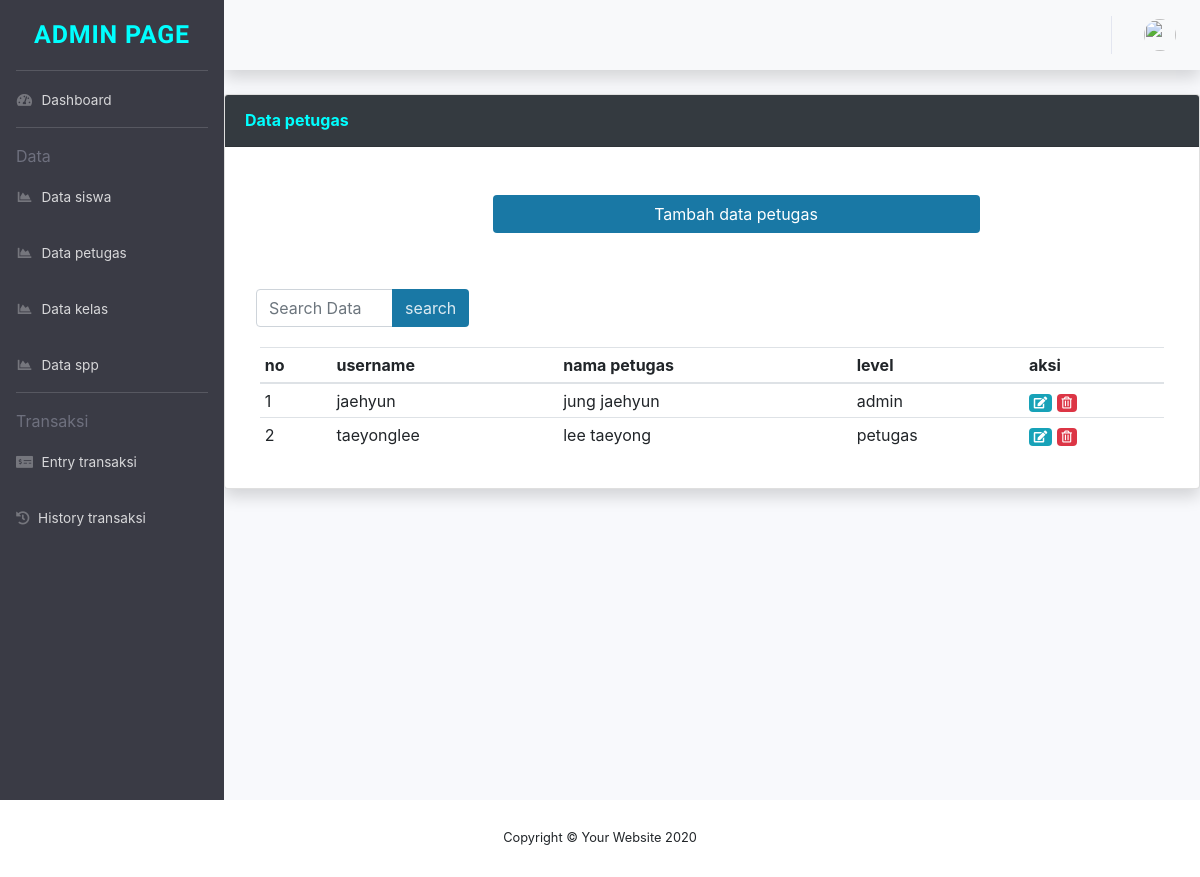
The page /index.php/petugas/dataPetugas on the database its author committed.
### tables this page shows
CREATE TABLE `petugas` (
  `id_petugas` varchar(12) NOT NULL,
  `username` varchar(50) NOT NULL,
  `password` varchar(110) NOT NULL,
  `is_active` int(1) NOT NULL,
  `nama_petugas` varchar(50) NOT NULL,
  `level` varchar(10) NOT NULL
);

### application/controllers/petugas.php (called while the page is built, shortened)
<?php
class petugas extends CI_Controller {
	function __construct(){
		$this->load->helper('url');
		$this->load->helper('form');
		$this->load->model('M_petugas');
		$this->load->model('M_entry');
		$this->load->library('form_validation');
	}
		public function dataPetugas(){
			$data['petugas'] = $this->db->get_where('petugas',['username'=> $this->session->userdata('username')])->row_array();
			$data['page_title'] = 'tabel petugas';
			$data['pagename'] = 'admin page';
			$data['dataPetugas']=$this->M_petugas->select_petugas()->result();
			$this->load->view('include/admin-header',$data);
			$this->load->view('petugas/dataPetugas',$data);
			$this->load->view('include/user-footer');
		}
}
?>

### index.php (called while the page is built, shortened)
<?php
require_once BASEPATH.'core/CodeIgniter.php';

### application/models/m_petugas.php (called while the page is built, shortened)
<?PHP
 class 	M_petugas extends CI_model
 {
 	public function select_petugas(){
 		$sql=$this->db->query("select *from petugas");
 		return $sql;
   }
}
?>

### application/views/petugas/dataPetugas.php (the view, shortened to what this page needs)
<div class="card shadow mb-4 " >
        <div class="card-header py-3" >
          <h6 class="m-0 font-weight-bold ">Data petugas</h6>
        </div>
        <center>
        <a href="<?php echo site_url('petugas/create')?>" class="btn btn-cyan col-6 ml-5 mt-5 mb-5 justify-content-center text-white   " >Tambah data petugas</a>
         </center>
         <div class="row mt-2 ml-3" >
            <div class="col-md-3">
            <div class="form" action="" method="post">
            <div class="input-group ">
            <input type="text" class="form-control"  aria-label="Default" aria-describedby="inputGroup-sizing-default" placeholder="Search Data" name="keyword">
            <div class="input-group-append">
            <button class="btn btn-cyan" type="submit">search</button>
            </div>
            </div>
            </div>
            </div>
         </div>
           <div class="container-fluid">
            <div class="card-body" >
             <div class="table-responsive">
            <table class="table table-hover table-sm" id="dataTable" width="100%" cellspacing="0">
                <thead>
                 <tr>
                   <th >
                      no
                   </th>
                   <th >
                      username
                   </th>
                   <th>
                      nama petugas
                   </th>
                   <th scope="col">
                      level
                   </th>
                   <th scope="col">
                      aksi
                   </th>
                   </tr>
                   </thead>
                   <tbody>
                   <?php
              $i =0;
              foreach ($dataPetugas as $petugas) {
                 $i++;
              ?>
            <tr>
              <td> <?php echo $i ?></td>
              <td> <?php echo $petugas->username; ?></td>
              <td> <?php echo $petugas->nama_petugas; ?></td>
              <td> <?php echo $petugas->level; ?></td>
              <td><a href="<?php echo base_url(); ?>petugas/update/<?php echo $petugas->id_petugas; ?>" class="badge badge-info"><i class="fas fa-edit"></i></a>
              <a href="<?php echo base_url(); ?>petugas/delete/<?php echo $petugas->id_petugas; ?>" class="badge badge-danger"
              onclick="return confirm('apakah anda yakin?')"><i class="far fa-trash-alt"></i></a>
              </td>
            </tr>
            <?php  } ?>
            </tbody>
           </table>
           </div>
          </div>
        </div>
      </div>
    </div>
  </div>
</div>

### rows shown on the page
petugas: username "jaehyun", nama_petugas "jung jaehyun", level "admin"
petugas: username "taeyonglee", nama_petugas "lee taeyong", level "petugas"

### other values the page prints
$pagename "ADMIN PAGE"
